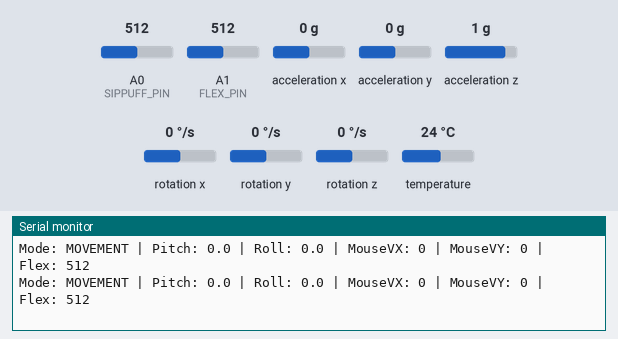
The sketch below on a simulated Arduino Leonardo, built with avr-gcc and run on an emulated ATmega32U4. Shown: the last lines printed to the serial monitor. The test bench sets the inputs (shaded band); at power-on: A1 (FLEX_PIN) = 512, A0 (SIPPUFF_PIN) = 512, acceleration x 0 g, acceleration y 0 g, acceleration z 1 g, rotation x 0 °/s, rotation y 0 °/s, rotation z 0 °/s, temperature 24 °C. USB keyboard and mouse output is not drawn.

Above: at 7.8 s.
7.9 s: A1 (FLEX_PIN) set to 686
At 8.9 s:
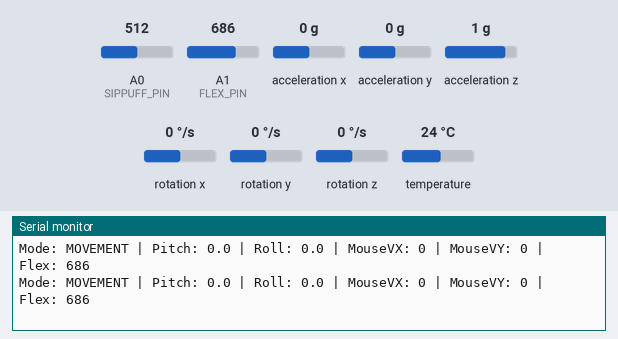
9.4 s: A1 (FLEX_PIN) set to 711
At 10.3 s:
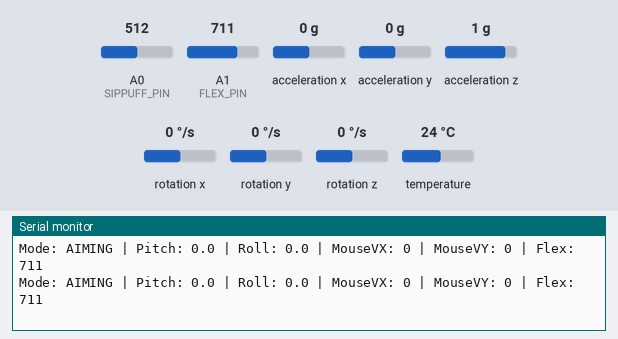

The sketch:

8.aim_mode.ino
```cpp
/*
 * MPU6Sip & Puff Controller
 * Version: 9.1 (Aim Mode Disables Movement)
 * Description:
 * 1. FlexiForce (A1) switches between "Movement Mode" and "Fine-Aim Mode".
 * 2. Movement Mode (Not Pressed):
 * - Pitch -> W/S/Ctrl
 * - Roll  -> Constant-Speed Mouse X
 * 3. Fine-Aim Mode (Pressed):
 * - Pitch/Roll -> Proportional Mouse Y/X
 * - *** W/S/Ctrl movement is NOW DISABLED ***
 *
 * Code Modified by: Code Companion
 */

#include <Wire.h>
#include <Adafruit_MPU6050.h>
#include <Adafruit_Sensor.h>
#include <Keyboard.h>
#include <Mouse.h>

// --- Sensor Objects ---
Adafruit_MPU6050 mpu;

// --- Tweakable Parameters ---
// (Parameters for Movement, FlexiForce, Mouse Modes, Sip/Puff are unchanged)
// ... (所有參數都和 V9.0 一樣) ...
const int PITCH_WALK_THRESHOLD = 3;
const int PITCH_SPRINT_THRESHOLD = 5;
const int PITCH_BACKUP_THRESHOLD = 10;
const int FLEX_PIN = A1;
int FLEX_AIM_THRESHOLD = 700;
const float ROLL_DEADZONE_RIGHT = 6.0;
const int MOUSE_SPEED_RIGHT = 8;
const float ROLL_DEADZONE_LEFT = 12.0;
const int MOUSE_SPEED_LEFT = 8;
const float AIM_ROLL_DEADZONE_LEFT = 7.0;
float mouseMultiplierAimLeft = 0.5;
const float AIM_ROLL_DEADZONE_RIGHT = 7.0;
float mouseMultiplierAimRight = 0.5;
const float AIM_PITCH_DEADZONE_UP = 10.0;
float mouseMultiplierAimUp = 0.3;
const float AIM_PITCH_DEADZONE_DOWN = 3.0;
float mouseMultiplierAimDown = 0.3;
const int SIPPUFF_PIN = A0;
const int HARD_PUFF_THRESHOLD = 30;
const int SOFT_PUFF_THRESHOLD = 15;
const int SIP_THRESHOLD = -5;
const int NEUTRAL_DEADZONE = 5;
const int EVALUATION_PERIOD = 10;
float complementaryFactor = 0.98;

// --- State Tracking (Unchanged) ---
// ... (所有狀態變數都和 V9.0 一樣) ...
float stableAnglePitch = 0.0;
float stableAngleRoll = 0.0;
unsigned long lastUpdateTime = 0;
struct KeyStates {
  bool w = false, s = false, left_ctrl = false;
  bool left_shift = false;
};
KeyStates keyStates;
float neutralPitchOffset = 0.0;
float neutralRollOffset = 0.0;
int sipPuffBaseline = 0;
bool sipActionTaken = false;
bool isLeftClickHeld = false;
bool isJumpHeld = false;
bool isEvaluatingPuff = false;
int puffMeasurementCounter = 0;

// --- Helper Functions (Unchanged) ---
void handleKeyPress(uint8_t key, bool shouldBePressed, bool &isPressed) {
  if (shouldBePressed && !isPressed) {
    Keyboard.press(key); isPressed = true;
  } else if (!shouldBePressed && isPressed) {
    Keyboard.release(key); isPressed = false;
  }
}
float calculateAngleDifference(float currentAngle, float targetAngle) {
  float diff = currentAngle - targetAngle;
  while (diff <= -180) diff += 360;
  while (diff > 180) diff -= 360;
  return diff;
}

// --- setup() (Unchanged) ---
void setup() {
  Serial.begin(115200);

  // (MPU6050 Initialization)
  if (!mpu.begin()) {
    Serial.print("Ooops, no MPU6050 detected...");
    while (1);
  }
  Serial.println("MPU6050 Found!");
  mpu.setAccelerometerRange(MPU6050_RANGE_8_G);
  mpu.setGyroRange(MPU6050_RANGE_500_DEG);
  mpu.setFilterBandwidth(MPU6050_BAND_21_HZ);

  // (Initialize Keyboard & Mouse)
  Keyboard.begin();
  Mouse.begin();

  // (Calibrate Sip & Puff Pressure Sensor)
  Serial.println("Calibrating Pressure Sensor (Sip/Puff)...");
  long pressureSum = 0;
  for (int i = 0; i < 500; i++) {
    pressureSum += analogRead(SIPPUFF_PIN);
    delay(2);
  }
  sipPuffBaseline = pressureSum / 500;
  Serial.print("Sip/Puff Baseline: ");
  Serial.println(sipPuffBaseline);

  // (Calibrate "Neutral Pitch and Roll Values")
  Serial.println("Calibrating \"Neutral Pitch and Roll Values\"...");
  delay(2000);
  sensors_event_t a, g, temp;
  float pitchSum = 0;
  float rollSum = 0;
  int calibrationSamples = 50;
  for (int i = 0; i < calibrationSamples; i++) {
     mpu.getEvent(&a, &g, &temp);
     pitchSum += atan2(-a.acceleration.x, sqrt(a.acceleration.y * a.acceleration.y + a.acceleration.z * a.acceleration.z)) * 180 / M_PI;
     rollSum += atan2(a.acceleration.y, a.acceleration.z) * 180 / M_PI;
     delay(10);
  }
  neutralPitchOffset = pitchSum / calibrationSamples;
  neutralRollOffset = rollSum / calibrationSamples;
  stableAnglePitch = neutralPitchOffset;
  stableAngleRoll = neutralRollOffset;

  Serial.print("Neutral Pitch Offset (W/S Control): ");
  Serial.println(neutralPitchOffset);
  Serial.print("Neutral Roll Offset (Mouse Control): ");
  Serial.println(neutralRollOffset);
  Serial.println("MPU6050 + SipPuff Controller ready.");

  lastUpdateTime = millis();
}


void loop() {
  // --- Sip & Puff Logic (Runs first, unchanged) ---
  // (Sip/Puff logic omitted for brevity)
  int currentSipPuffPressure = analogRead(SIPPUFF_PIN);
  int sipPuffDelta = currentSipPuffPressure - sipPuffBaseline;
  bool sipPuff_isNeutral = abs(sipPuffDelta) < NEUTRAL_DEADZONE;
  bool sipPuff_isHardPuff = sipPuffDelta > HARD_PUFF_THRESHOLD;
  bool sipPuff_isSip = sipPuffDelta < SIP_THRESHOLD;
  bool sipPuff_isSoftPuffRange = (sipPuffDelta > SOFT_PUFF_THRESHOLD) && (sipPuffDelta <= HARD_PUFF_THRESHOLD);

  if (sipPuff_isNeutral) { /* ... Reset logic ... */ }
  else if (sipPuff_isSip && !sipActionTaken) { /* ... Sip logic ... */ }
  else if (!sipActionTaken) { /* ... Puff logic (Hard, Soft, Eval) ... */ }


  // --- MPU6050 Logic ---
  sensors_event_t a, g, temp;
  mpu.getEvent(&a, &g, &temp);

  // --- MPU6050 Complementary Filter (Unchanged) ---
  unsigned long currentTime = millis();
  float dt = (currentTime - lastUpdateTime) / 1000.0;
  lastUpdateTime = currentTime;
  float accelAnglePitch = atan2(-a.acceleration.x, sqrt(a.acceleration.y * a.acceleration.y + a.acceleration.z * a.acceleration.z)) * 180 / M_PI;
  float accelAngleRoll = atan2(a.acceleration.y, a.acceleration.z) * 180 / M_PI;
  stableAnglePitch = complementaryFactor * (stableAnglePitch + (g.gyro.y * 180 / M_PI) * dt) + (1 - complementaryFactor) * (accelAnglePitch);
  stableAngleRoll  = complementaryFactor * (stableAngleRoll  + (g.gyro.x * 180 / M_PI) * dt) + (1 - complementaryFactor) * (accelAngleRoll);

  // --- Calculate Relative Displacements (Unchanged) ---
  float relativePitch = stableAnglePitch - neutralPitchOffset;
  float relativeRoll = stableAngleRoll - neutralRollOffset;

  // --- Read FlexiForce Sensor (Mode Switch) ---
  int flexValue = analogRead(FLEX_PIN);
  bool aimModeIsEngaged = (flexValue > FLEX_AIM_THRESHOLD);

  // --- Initialize control variables ---
  bool should_w_be_pressed = false;
  bool should_s_be_pressed = false;
  bool should_ctrl_be_pressed = false;
  int mouse_vx = 0;
  int mouse_vy = 0;

  // --- This is the new Mode-Switching Logic ---

  if (!aimModeIsEngaged) {
    // --- MODE 1: MOVEMENT (Constant Speed) ---
    // Flex sensor is NOT pressed.

    // 1. Keyboard Movement Control IS ACTIVE
    if (relativePitch > PITCH_SPRINT_THRESHOLD) {
      should_w_be_pressed = true;
      should_ctrl_be_pressed = true;
    }
    else if (relativePitch > PITCH_WALK_THRESHOLD) {
      should_w_be_pressed = true;
    }
    else if (relativePitch < -PITCH_BACKUP_THRESHOLD) {
      should_s_be_pressed = true;
    }

    // 2. Constant-Speed Mouse X Control IS ACTIVE
    if (relativeRoll > ROLL_DEADZONE_RIGHT) {
      mouse_vx = MOUSE_SPEED_RIGHT;
    }
    else if (relativeRoll < -ROLL_DEADZONE_LEFT) {
      mouse_vx = -MOUSE_SPEED_LEFT;
    }

    // (We are not in aim mode, so LEFT_SHIFT is NOT pressed)
    handleKeyPress(KEY_LEFT_SHIFT, false, keyStates.left_shift);
  }
  else {
    // --- MODE 2: FINE-AIM (Proportional Speed) ---
    // Flex sensor IS pressed.

    // 1. Keyboard Movement Control IS DISABLED
    // (We leave should_w_be_pressed etc. as false)

    // 2. Proportional Mouse X/Y Control IS ACTIVE
    if (relativeRoll > AIM_ROLL_DEADZONE_RIGHT) { // Aim Right
      mouse_vx = (int)( (relativeRoll - AIM_ROLL_DEADZONE_RIGHT) * mouseMultiplierAimRight );
    }
    else if (relativeRoll < -AIM_ROLL_DEADZONE_LEFT) { // Aim Left
      // Note: relativeRoll is negative, so (e.g., -5.0 + 2.0) = -3.0
      mouse_vx = (int)( (relativeRoll + AIM_ROLL_DEADZONE_LEFT) * mouseMultiplierAimLeft );
    }

    // --- Calculate Y-Axis (Pitch) ---
    if (relativePitch > AIM_PITCH_DEADZONE_UP) { // Aim Up
      mouse_vy = (int)( (relativePitch - AIM_PITCH_DEADZONE_UP) * mouseMultiplierAimUp );
    }
    else if (relativePitch < -AIM_PITCH_DEADZONE_DOWN) { // Aim Down
      mouse_vy = (int)( (relativePitch + AIM_PITCH_DEADZONE_DOWN) * mouseMultiplierAimDown );
    }

    // (We are not in aim mode, so LEFT_SHIFT is NOT pressed)
    handleKeyPress(KEY_LEFT_SHIFT, false, keyStates.left_shift);
  }

  // --- Update All Keys ---
  // This will automatically release W/S/Ctrl when aimModeIsEngaged becomes true
  handleKeyPress('w', should_w_be_pressed, keyStates.w);
  handleKeyPress('s', should_s_be_pressed, keyStates.s);
  handleKeyPress(KEY_LEFT_CTRL, should_ctrl_be_pressed, keyStates.left_ctrl);

  // --- Move The Mouse ---
  if (mouse_vx != 0 || mouse_vy != 0) {
    Mouse.move(mouse_vx, mouse_vy, 0);
  }

  // --- Unified Serial Monitor (Debug Output) ---
  Serial.print("Mode: ");
  if (aimModeIsEngaged) {
    Serial.print("AIMING");
  } else {
    Serial.print("MOVEMENT");
  }
  Serial.print(" | Pitch: "); Serial.print(relativePitch, 1);
  Serial.print(" | Roll: "); Serial.print(relativeRoll, 1);
  Serial.print(" | MouseVX: "); Serial.print(mouse_vx);
  Serial.print(" | MouseVY: "); Serial.print(mouse_vy);
  Serial.print(" | Flex: "); Serial.print(flexValue);
  Serial.println();

  delay(8);
}
```

Measured:
- the behaviour switches between 700 and 701 on A1 (FLEX_PIN) (found by bisection; images 1 and 2)
- after the input at 7.9 s, the serial monitor: prints a new line at once (image 1)
- after the input at 9.4 s, the serial monitor: prints a new line at once (image 2)
